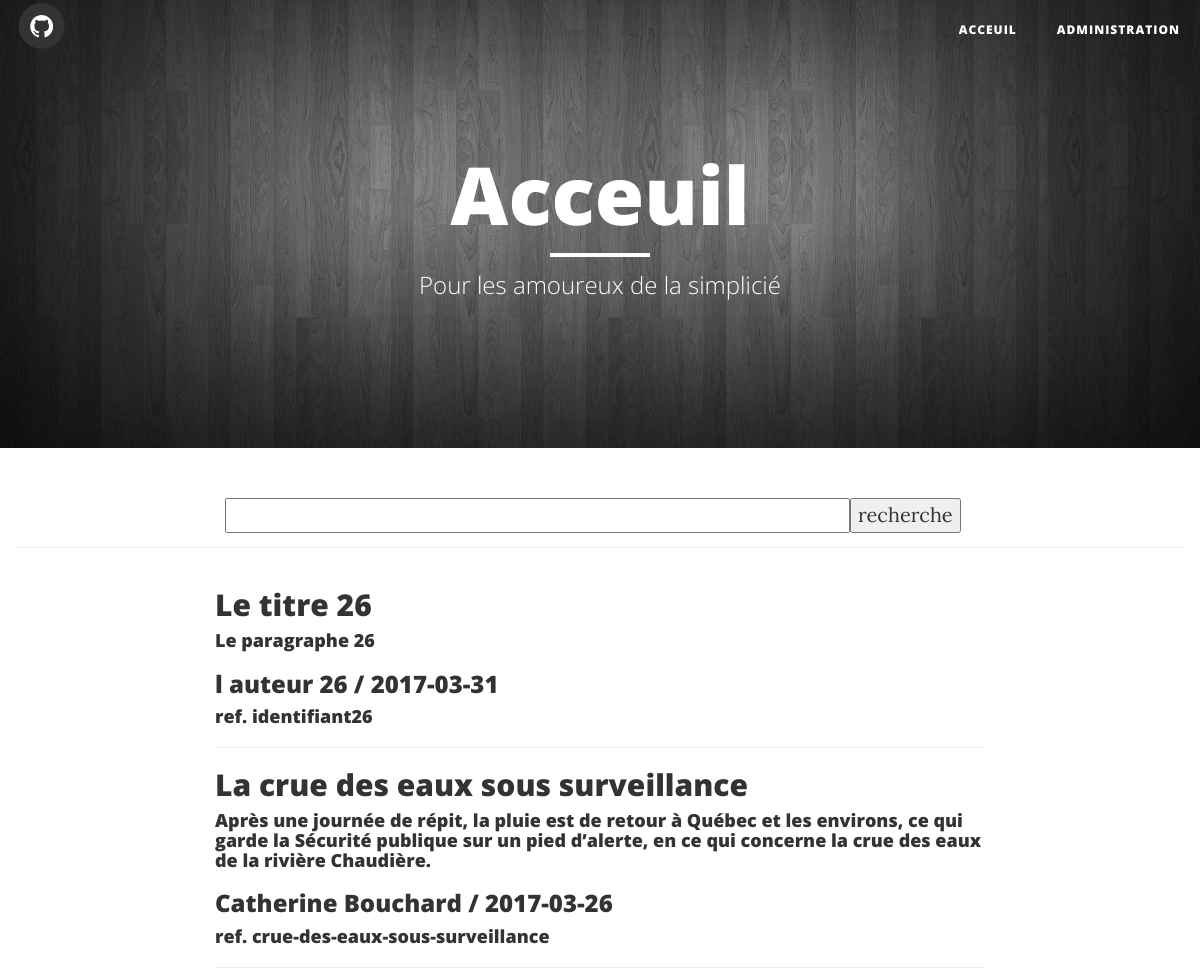
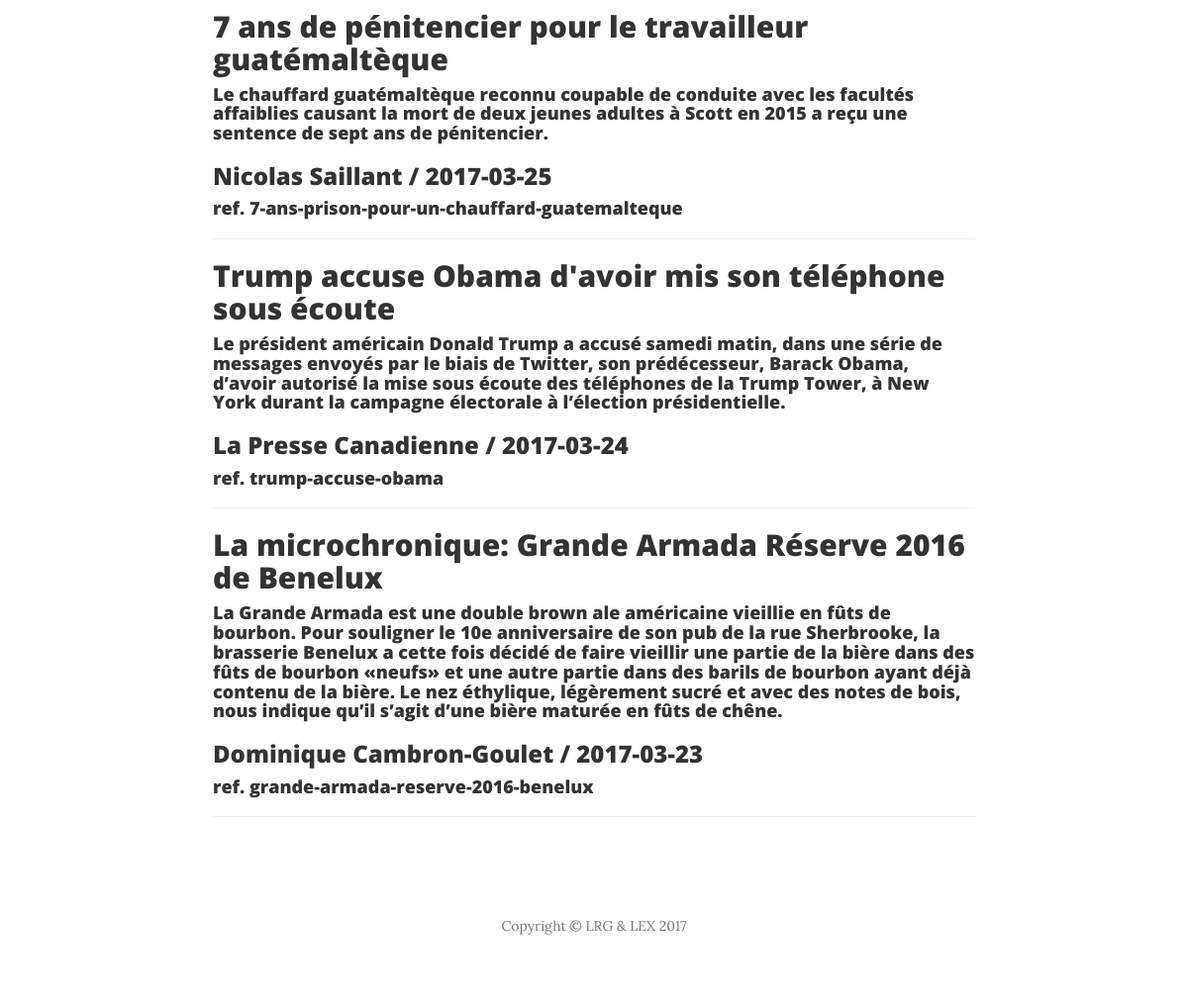
The page / on the database its author committed (2 pictures, top to bottom).
### tables this page shows
CREATE TABLE article (
  id integer primary key,
  titre varchar(100),
  identifiant varchar(50),
  auteur varchar(100),
  date_publication text,
  paragraphe varchar(500)
);

### index.py (the view)
@app.route('/')
def page_accueil():
    limite='5'
    articles = get_db().get_article_limite(limite)
    return render_template('index.html', titre="Acceuil",
                           sous_titre=u"Pour les amoureux de la simplicié",
                           articles=articles)

### database.py (called while the page is built)
def build_dictionary_list(curseur):
    liste_article = []
    for row in curseur:
        dict_article = {}
        for i in range(0, len(row)):
            dict_article[curseur.description[i][0]] = row[i]
        liste_article.append(dict_article)
    return liste_article

    def get_connection(self):
        if self.connection is None:
            self.connection = sqlite3.connect('db/crm.db')
        return self.connection

    def disconnect(self):
        if self.connection is not None:
            self.connection.close()

    def get_article_limite(self, limite):
        cursor = self.get_connection().cursor()
        cursor.execute("select id, titre, identifiant, auteur, "
                       "       date_publication, paragraphe "
                       "from article "
                       "where date_publication <= date('now', 'localtime') "
                       "Order by date_publication Desc "
                       "limit ?", ([limite]))
        return build_dictionary_list(cursor)

### index.py (called while the page is built)
def get_db():
    db = getattr(g, '_database', None)
    if db is None:
        g._database = Database()
    return g._database

@app.teardown_appcontext
def close_connection(exception):
    db = getattr(g, '_database', None)
    if db is not None:
        db.disconnect()

### templates/index.html
{% extends "HeaderFooter.html" %}
{% block content %}
    <div class="container">
        <div class="row">
            <div class="col-lg-8 col-lg-offset-2 col-md-10 col-md-offset-1">
                <form action="/recherche" method="get">
                    <input type="text" id="valeur_recherche" name="valeur_recherche" class="col-sm-10"></input>
                    <input type="submit" id="submit" value="recherche"></input>
                </form>
            </div>
        <div/>
		<br/>
		<hr/>
        <div class="row">
            <div class="col-lg-8 col-lg-offset-2 col-md-10 col-md-offset-1">
                <div class="post-preview">
                    {% for article in articles %}
                    <h2 class="titre-article">
                        {{ article.titre }}
                    </h2>
                    <h4>
                        {{ article.paragraphe }}
                    </h4>
                    <h3 class="sous-titre-article">
                         {{ article.auteur }} / {{ article.date_publication }}
                    </h3>
                    <h4>
                        ref.  {{ article.identifiant }}
                    </h4>
                    <hr/>
                    {% endfor %}
                </div>
            </div>
        </div>
    </div>
{% endblock %}

### static/css/clean-blog.css (style rules this page uses)
body { font-family: 'Lora', 'Times New Roman', serif; font-size: 20px; color: #333333; }
h1, h2, h3, h4, h5, h6 { font-family: 'Open Sans', 'Helvetica Neue', Helvetica, Arial, sans-serif; font-weight: 800; }
body { -webkit-tap-highlight-color: #0085A1; }

### rows shown on the page
article: titre "Le titre 26", paragraphe "Le paragraphe 26", auteur "l auteur 26", date_publication "2017-03-31", identifiant "identifiant26"
article: titre "La crue des eaux sous surveillance", paragraphe "Après une journée de répit, la pluie est de retour à Québec et les environs, ce qui garde la Sécurité publique sur un pied d’alerte, en ce qui concerne la crue des eaux de la rivière Chaudière.", auteur "Catherine Bouchard", date_publication "2017-03-26", identifiant "crue-des-eaux-sous-surveillance"
article: titre "7 ans de pénitencier pour le travailleur guatémaltèque", paragraphe "Le chauffard guatémaltèque reconnu coupable de conduite avec les facultés affaiblies causant la mort de deux jeunes adultes à Scott en 2015 a reçu une sentence de sept ans de pénitencier.", auteur "Nicolas Saillant", date_publication "2017-03-25", identifiant "7-ans-prison-pour-un-chauffard-guatemalteque"
article: titre "Trump accuse Obama d'avoir mis son téléphone sous écoute", paragraphe "Le président américain Donald Trump a accusé samedi matin, dans une série de messages envoyés par le biais de Twitter, son prédécesseur, Barack Obama, d’avoir autorisé la mise sous écoute des téléphones de la Trump Tower, à New York durant la campagne électorale à l’élection présidentielle.", auteur "La Presse Canadienne", date_publication "2017-03-24", identifiant "trump-accuse-obama"
article: titre "La microchronique: Grande Armada Réserve 2016 de Benelux", paragraphe "La Grande Armada est une double brown ale américaine vieillie en fûts de bourbon. Pour souligner le 10e anniversaire de son pub de la rue Sherbrooke, la brasserie Benelux a cette fois décidé de faire vieillir une partie de la bière dans des fûts de bourbon «neufs» et une autre partie dans des barils de bourbon ayant déjà contenu de la bière. Le nez éthylique, légèrement sucré et avec des notes de bois, nous indique qu’il s’agit d’une bière maturée en fûts de chêne.", auteur "Dominique Cambron-Goulet", date_publication "2017-03-23", identifiant "grande-armada-reserve-2016-benelux"

### other values the page prints
{{ titre }} "Acceuil"
{{ sous_titre }} "Pour les amoureux de la simplicié"
